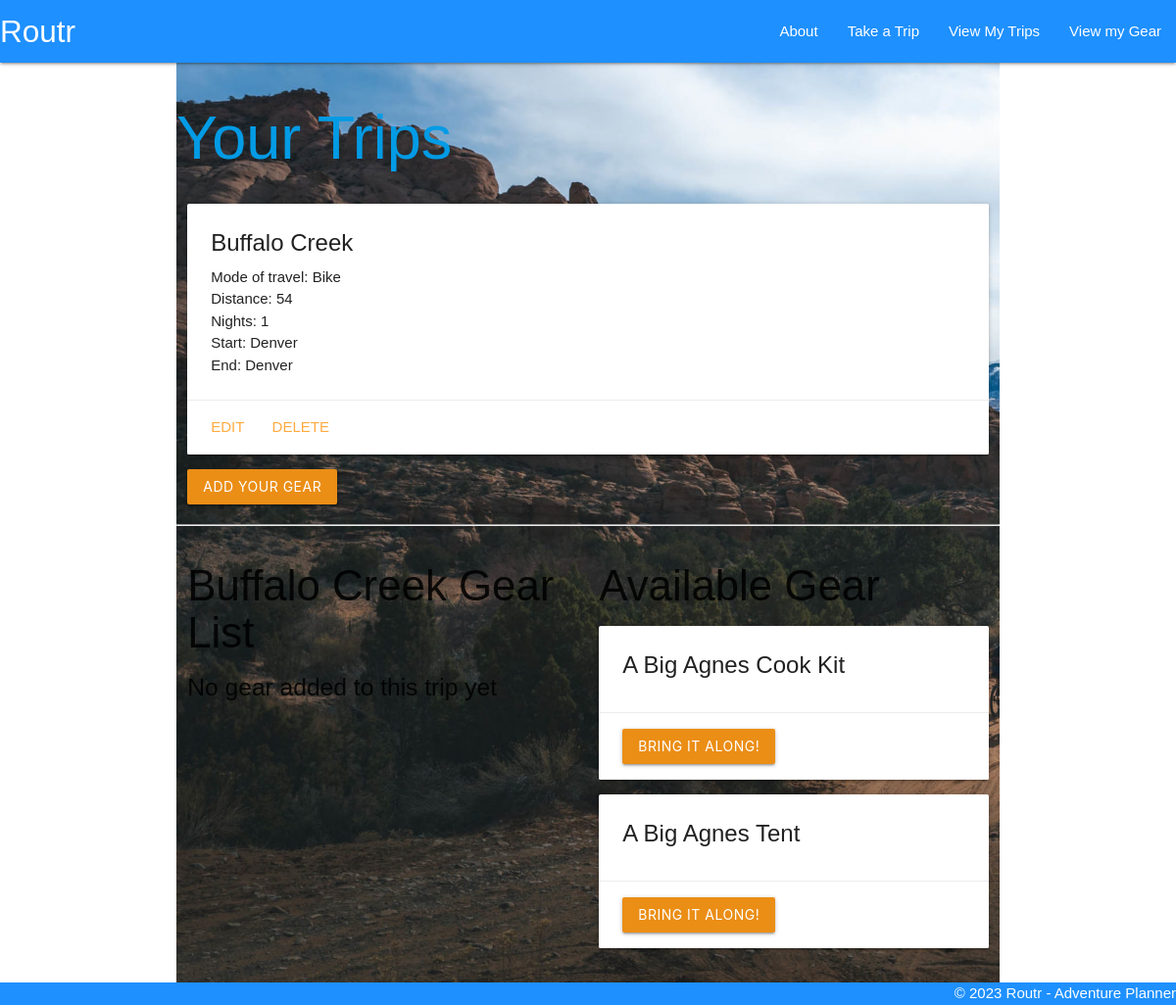
Before: /trips/1/ with the older database file.
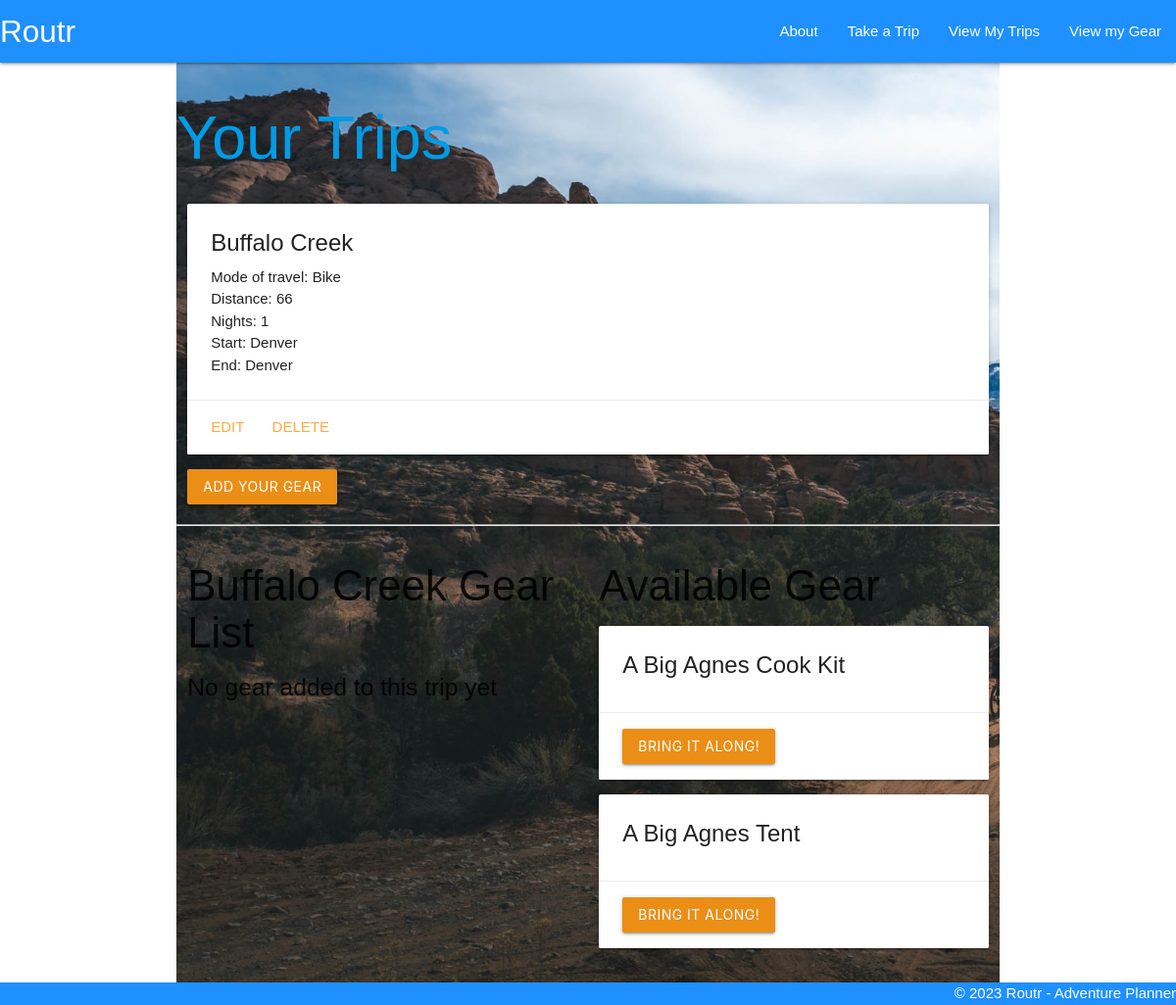
After: the same page with the newer database file.
### main/models.py (models this page shows, shortened)
class Trip(models.Model):
    name = models.CharField(max_length=100)
    mode = models.CharField(max_length=100)
    distance = models.IntegerField()
    nights = models.IntegerField()
    start = models.CharField(max_length=100)
    end = models.CharField(max_length=250)
    gear = models.ManyToManyField(Gear)

### main/views.py (the view)
# urls.py: path('trips/<int:trip_id>/', views.trip_detail, name='detail'),
def trip_detail(request, trip_id):
    trip = Trip.objects.get(id=trip_id)
    gear_trip_doesnt_have = Gear.objects.exclude(
        id__in=trip.gear.all().values_list('id'))
    return render(request, 'trips/detail.html', {
        'trip': trip,
        'gear': gear_trip_doesnt_have
    })

### main/templates/trips/detail.html (shortened to what this page needs)
{% extends 'base.html' %} {% block content %}
<a href="{% url 'index' %}"><h1>Your Trips</h1></a>
<div class="row">
	<div class="col s12">
		<div class="card">
			<div class="card-content">
				<span class="card-title">{{ trip.name }}</span>
				<p>Mode of travel: {{ trip.mode }}</p>
				<p>Distance: {{ trip.distance }}</p>
				<p>Nights: {{ trip.nights }}</p>
				<p>Start: {{ trip.start }}</p>
				<p>End: {{ trip.end }}</p>
			</div>
			<div class="card-action">
				<a href="{% url 'trip_update' trip.id %}">Edit</a>
				<a href="{% url 'trip_delete' trip.id %}">Delete</a>
			</div>
		</div>
		<a href="{% url 'gear_create' %}"
			><button class="btn">Add your Gear</button></a
		>
	</div>
</div>
<hr />
<div class="row">
	<div class="col s12 m6">
		<h3>{{ trip.name }} Gear List</h3>
		{% if trip.gear.count %} {% for gear in trip.gear.all %}
		<div class="card">
			<div class="card-content">
				<span class="card-title">
					A {{ gear.size }} {{ gear.name.lower }} {{gear.use}}
				</span>
				<div class="card-action center">
					<form
						action="{% url 'assoc_trip' trip.id gear.id %}"
						method="POST">
						{% csrf_token %}
						<button
							type="submit"
							class="btn">
							Not on this trip!
						</button>
					</form>
				</div>
			</div>
		</div>
		{% endfor %} {% else %}
		<h5>No gear added to this trip yet</h5>
		{% endif %}
	</div>
	<div class="col s6">
		<h3>Available Gear</h3>
		{% if gear.count %} {% for gear in gear.all %}
		<div class="card">
			<div class="card-content">
				<span class="card-title"> A {{ gear.brand }} {{gear.name}} </span>
			</div>
			<div class="card-action">
				<form
					action="{% url 'assoc_gear' trip.id gear.id %}"
					method="POST">
					<button
						type="submit"
						class="btn">
						Bring it along!
					</button>
				</form>
			</div>
		</div>
		{% endfor %} {% else %}
		<h5>That's your whole kit!</h5>
		{% endif %}
	</div>
</div>
{% endblock %}

Changed rows visible on the page:
changed Trip "Buffalo Creek": distance "54" → "66"
